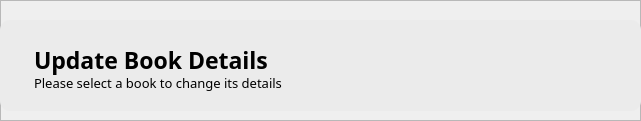
      <widget class="QFrame" name="heading_4">
       <property name="geometry">
        <rect>
         <x>300</x>
         <y>30</y>
         <width>641</width>
         <height>121</height>
        </rect>
       </property>
       <property name="frameShape">
        <enum>QFrame::StyledPanel</enum>
       </property>
       <property name="frameShadow">
        <enum>QFrame::Raised</enum>
       </property>
       <widget class="QPlainTextEdit" name="plainTextEdit_12">
        <property name="geometry">
         <rect>
          <x>0</x>
          <y>20</y>
          <width>641</width>
          <height>91</height>
         </rect>
        </property>
        <property name="styleSheet">
         <string notr="true">background: rgb(235, 235, 235);
border-radius: 10px;</string>
        </property>
        <property name="frameShadow">
         <enum>QFrame::Raised</enum>
        </property>
        <property name="plainText">
         <string/>
        </property>
       </widget>
       <widget class="QPlainTextEdit" name="plainTextEdit_13">
        <property name="geometry">
         <rect>
          <x>30</x>
          <y>40</y>
          <width>371</width>
          <height>41</height>
         </rect>
        </property>
        <property name="styleSheet">
         <string notr="true">font-family: Baloo 2;
font-weight: bold;
font-size: 23px;
background: transparent;</string>
        </property>
        <property name="frameShape">
         <enum>QFrame::NoFrame</enum>
        </property>
        <property name="verticalScrollBarPolicy">
         <enum>Qt::ScrollBarAlwaysOff</enum>
        </property>
        <property name="plainText">
         <string>Update Book Details</string>
        </property>
       </widget>
       <widget class="QPlainTextEdit" name="plainTextEdit_14">
        <property name="geometry">
         <rect>
          <x>30</x>
          <y>70</y>
          <width>571</width>
          <height>31</height>
         </rect>
        </property>
        <property name="styleSheet">
         <string notr="true">background: transparent;
font-family: Baloo 2;
font-size: 13px;</string>
        </property>
        <property name="frameShape">
         <enum>QFrame::NoFrame</enum>
        </property>
        <property name="verticalScrollBarPolicy">
         <enum>Qt::ScrollBarAlwaysOff</enum>
        </property>
        <property name="plainText">
         <string>Please select a book to change its details</string>
        </property>
       </widget>
      </widget>
